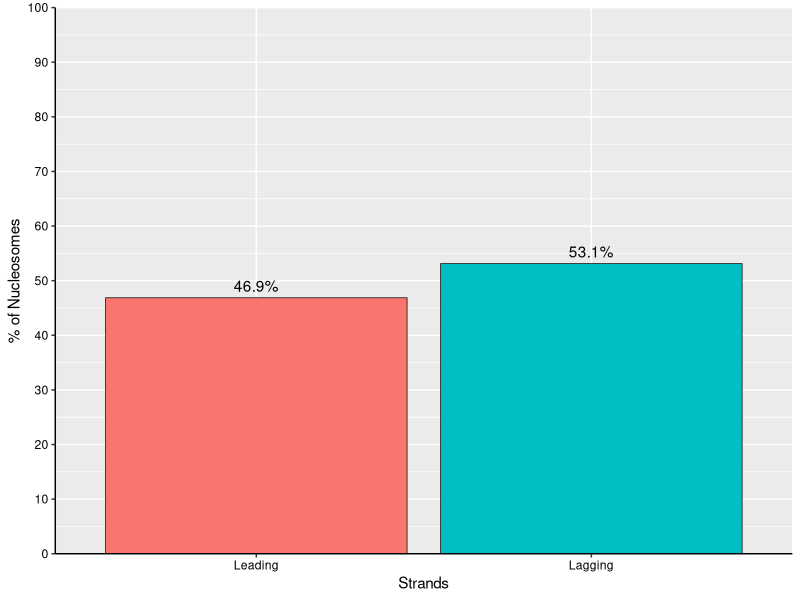
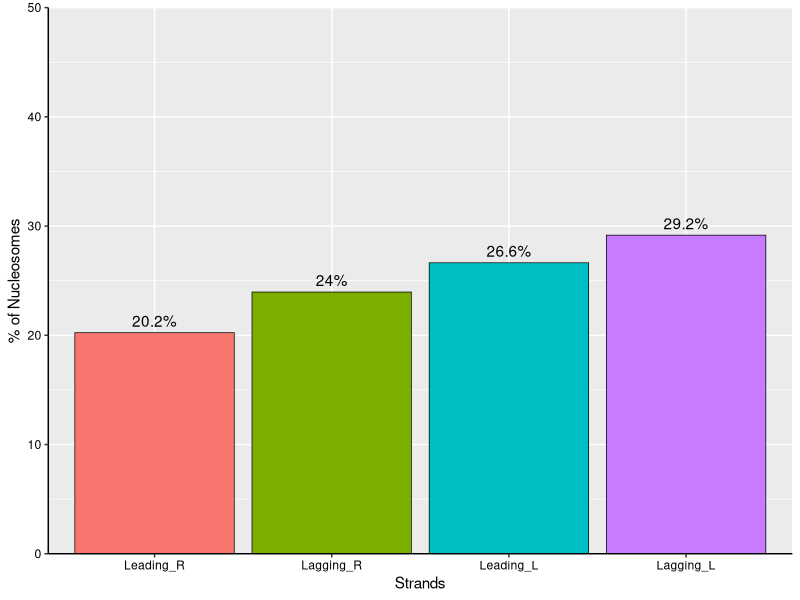

Write the R code that produced these figures, in order.
## ---- chunk 1
library(tidyverse)
library(readr)
## ---- chunk 2
BC01_Nucleosomes <- read_delim("Nucleosome_original.csv")
head(BC01_Nucleosomes)
## ---- chunk 3
T_n <- BC01_Nucleosomes %>%
  nrow()
T_n
## ---- chunk 4
unique(BC01_Nucleosomes$Mapping_y)
unique(BC01_Nucleosomes$StrandStatus)
## ---- chunk 5
T_n_Leading <- BC01_Nucleosomes %>% 
  filter(StrandStatus == "Lead") %>%
  nrow()
T_n_Leading
## ---- chunk 6
T_n_lagging <- BC01_Nucleosomes %>%
  filter(StrandStatus == "Lag") %>% 
  nrow()
T_n_lagging 

## ---- chunk 7
T_n_Leadlag <-BC01_Nucleosomes %>% 
  count(StrandStatus) %>% 
  mutate(percentage = n/T_n * 100) %>% 
  mutate(StrandStatus = factor(StrandStatus, levels = c("Lead", "Lag")))
T_n_Leadlag
## ---- chunk 8
ggplot(T_n_Leadlag, aes(x = StrandStatus, y= percentage, fill = StrandStatus)) +
  geom_bar(
    stat = "identity", 
    color = "black",
    size = 0.25) +
  scale_y_continuous(
    breaks = seq(0, 100, by =10), 
    limits = c(0, 100), 
    expand = c(0,0)) +
  geom_text(
    aes(label = paste0(round(percentage, 1), "%")),
            vjust = -0.5) +
  labs(
    y= "% of Nucleosomes", 
    x = "Strands") +
  scale_x_discrete(
    labels = c("Leading", "Lagging")) +
  theme(
    legend.position = "none",
    axis.line = element_line(color = "black", size = 0.5),
    axis.text.x = element_text(color = "black"),
    axis.text.y = element_text(color = "black")
    )
## ---- chunk 9
unique(BC01_Nucleosomes$StrandDirection)
## ---- chunk 10
Fork_nucleosomes <- BC01_Nucleosomes %>% 
  count(StrandDirection) %>% 
  mutate(percentage = n/T_n * 100) %>% 
  mutate(StrandDirection = factor(StrandDirection, levels = c("fwdLead", "revLag", "revLead", "fwdLag")))
Fork_nucleosomes
## ---- chunk 11
ggplot(Fork_nucleosomes, aes(x = StrandDirection, y = percentage, fill = StrandDirection)) +
  geom_col(
    stat = "identity",
     color = "black",
    size = 0.25) +
  scale_y_continuous(
    breaks = seq(0, 500, by =10), 
    limits = c(0, 50), 
    expand = c(0,0)) +
  geom_text(
    aes(label = paste0(round(percentage, 1), "%")),
            vjust = -0.5) +
  labs(
    y= "% of Nucleosomes", 
    x = "Strands") +
  scale_x_discrete(
    labels = c("Leading_R", "Lagging_R", "Leading_L", "Lagging_L")) +
  theme(
    legend.position = "none",
    axis.line = element_line(color = "black", size = 0.5),
    axis.text.x = element_text(color = "black"),
    axis.text.y = element_text(color = "black")
    )
